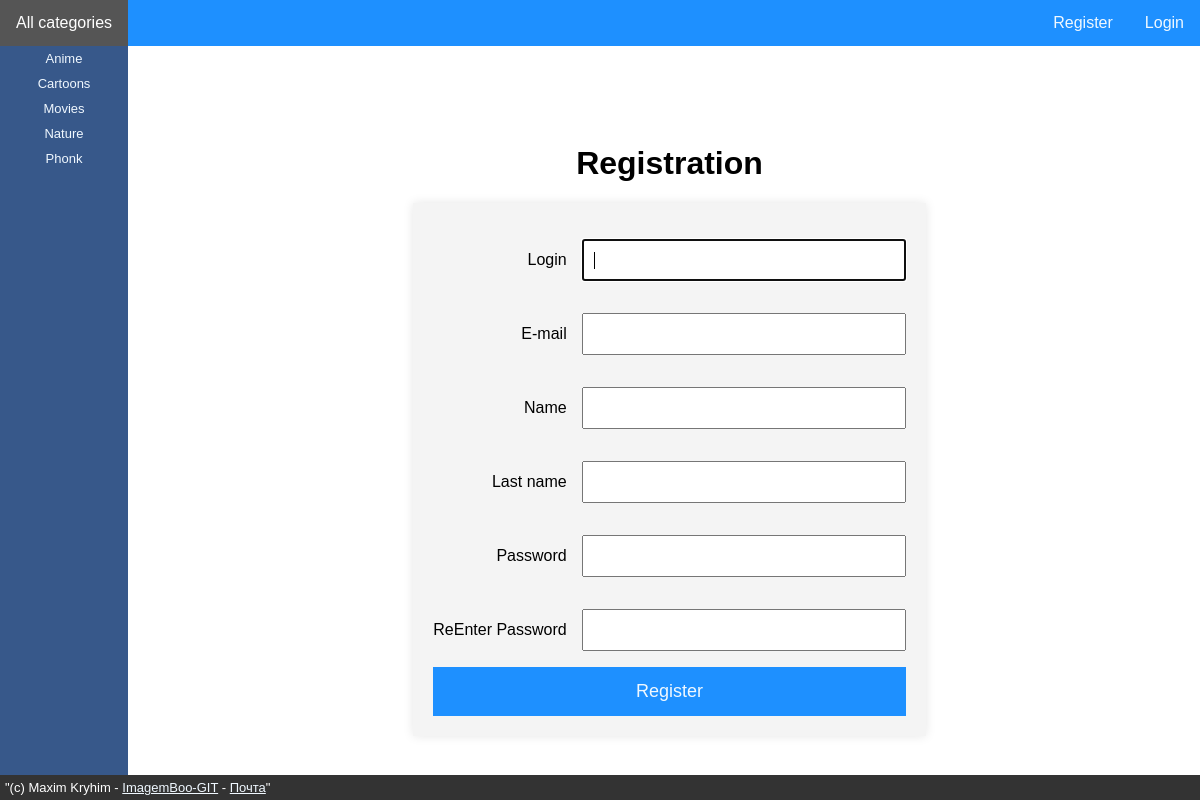
Page /users/register/ on the earlier database version.
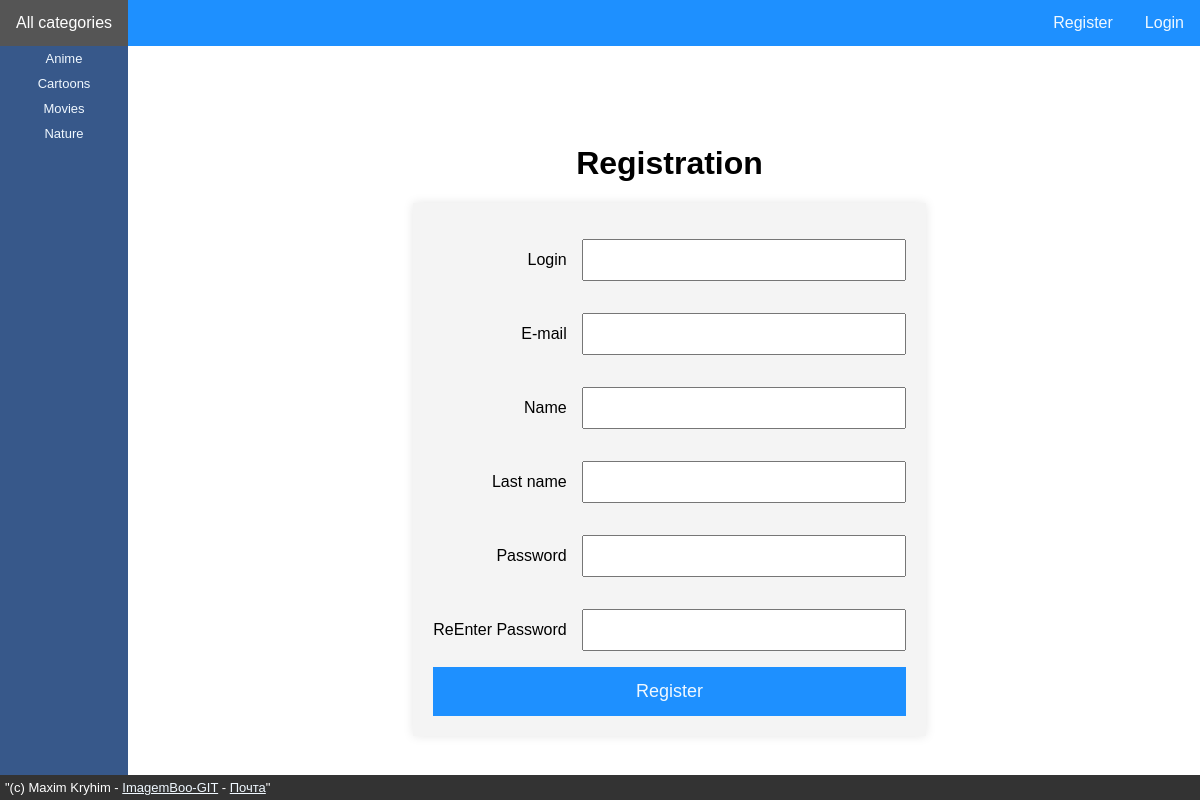
Same page on the later database version.
### main/models.py (models this page shows, shortened)
class Category(models.Model):
    name = models.CharField(max_length=64, verbose_name="Image Category")
    created_at = models.DateTimeField(auto_now_add=True)
    class Meta:
        verbose_name = "Image Category"
        verbose_name_plural = "Image Category"
        ordering = ["name"] # Sort by name

### users/views.py (the view)
# urls.py: path('register/', RegisterUser.as_view(), name='register'),
class RegisterUser(CreateView):
    form_class = RegisterUserForm
    template_name = 'users/register.html'
    extra_context = {'title': "Registration"}
    success_url = reverse_lazy('users:login')

### users/forms.py (shortened to what this page needs)
class RegisterUserForm(UserCreationForm):
    username = forms.CharField(label="Login", widget=forms.TextInput(attrs={'class': 'form-input'}))
    password1 = forms.CharField(label="Password", widget=forms.PasswordInput(attrs={'class': 'form-input'}))
    password2 = forms.CharField(label="ReEnter Password", widget=forms.PasswordInput(attrs={'class': 'form-input'}))
    class Meta:
        model = get_user_model()
        fields = ['username', 'email', 'first_name', 'last_name', 'password1', 'password2']
        labels = {
            'email': 'E-mail',
            'first_name': "Name",
            'last_name': "Last name",
        }
        widgets = {
            'email': forms.TextInput(attrs={'class': 'form-input'}),
            'first_name': forms.TextInput(attrs={'class': 'form-input'}),
            'last_name': forms.TextInput(attrs={'class': 'form-input'}),
        }

### main/context_processors.py (called while the page is built)
def side_menu(request):
    side_menu_categories = Category.objects.all()
    return {'side_menu_categories': side_menu_categories}

### users/templates/users/register.html (shortened to what this page needs)
{% extends 'main/base.html' %}
{% block content %}
<div class="login-form">
    <h1>Registration</h1>
    <form method="post">
        {% for f in form %}
        <p><label class="form-label" for="{{ f.id_for_label }}">{{ f.label }}</label>{{ f }}</p>
        {% endfor %}
        <button type="submit">Register</button>
    </form>
</div>
{% endblock %}

### main/templates/main/sidemenu.html
<div class="sidemenu">
  <ul>
    {% for category in side_menu_categories %}
    <li><a href="{% url 'images_by_category' category.name %}">{{ category.name }}</a></li>
    {% endfor %}
  </ul>
</div>

Differences in the rows shown:
removed Category: name "Phonk"
